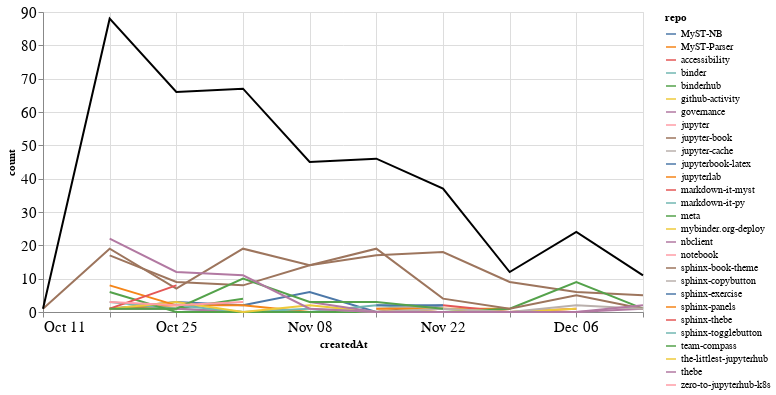

This figure's notebook cell:
### Markdown cell above
### Comments

### Code cell
comments_time = comments.groupby('repo').resample('W', on='createdAt').count()['author'].reset_index()
comments_time = comments_time.rename(columns={'author': 'count'})
comments_time_total = comments_time.groupby('createdAt').agg({"count": "sum"}).reset_index()
ch1 = alt.Chart(comments_time, width=600).mark_line().encode(
    x='createdAt',
    y='count',
    color='repo',
    tooltip="repo"
)

ch2 = alt.Chart(comments_time_total, width=600).mark_line(color="black").encode(
    x='createdAt',
    y='count',
)

ch1 + ch2

### Figure 1 — Vega-Lite specification as saved in the notebook (floating-point values rounded to 4 significant figures)
{"config": {"axisLeft": {"labelFontSize": 15}, "axisBottom": {"labelFontSize": 15}}, "layer": [{"data": {"name": "data-f12f2f0f9e0716feb3aac9cee416eff3"}, "mark": "line", "encoding": {"color": {"type": "nominal", "field": "repo"}, "tooltip": {"type": "nominal", "field": "repo"}, "x": {"type": "temporal", "field": "createdAt"}, "y": {"type": "quantitative", "field": "count"}}, "width": 600}, {"data": {"name": "data-6df38edaefb5d98b8f34610ececfedde"}, "mark": {"type": "line", "color": "black"}, "encoding": {"x": {"type": "temporal", "field": "createdAt"}, "y": {"type": "quantitative", "field": "count"}}, "width": 600}], "$schema": "https://vega.github.io/schema/vega-lite/v4.8.1.json", "datasets": {"data-f12f2f0f9e0716feb3aac9cee416eff3": [{"repo": "MyST-NB", "createdAt": "2020-10-18T00:00:00", "count": 1}, {"repo": "MyST-NB", "createdAt": "2020-10-25T00:00:00", "count": 3}, {"repo": "MyST-NB", "createdAt": "2020-11-01T00:00:00", "count": 2}, {"repo": "MyST-NB", "createdAt": "2020-11-08T00:00:00", "count": 6}, {"repo": "MyST-NB", "createdAt": "2020-11-15T00:00:00", "count": 0}, {"repo": "MyST-NB", "createdAt": "2020-11-22T00:00:00", "count": 2}, {"repo": "MyST-Parser", "createdAt": "2020-10-18T00:00:00", "count": 1}, {"repo": "MyST-Parser", "createdAt": "2020-10-25T00:00:00", "count": 2}, {"repo": "MyST-Parser", "createdAt": "2020-11-01T00:00:00", "count": 2}, {"repo": "MyST-Parser", "createdAt": "2020-11-08T00:00:00", "count": 0}, {"repo": "MyST-Parser", "createdAt": "2020-11-15T00:00:00", "count": 0}, {"repo": "MyST-Parser", "createdAt": "2020-11-22T00:00:00", "count": 1}, {"repo": "accessibility", "createdAt": "2020-10-18T00:00:00", "count": 1}, {"repo": "binder", "createdAt": "2020-10-18T00:00:00", "count": 3}, {"repo": "binder", "createdAt": "2020-10-25T00:00:00", "count": 1}, {"repo": "binder", "createdAt": "2020-11-01T00:00:00", "count": 0}, {"repo": "binder", "createdAt": "2020-11-08T00:00:00", "count": 0}, {"repo": "binder", "createdAt": "2020-11-15T00:00:00", "count": 2}, {"repo": "binder", "createdAt": "2020-11-22T00:00:00", "count": 1}, {"repo": "binderhub", "createdAt": "2020-10-18T00:00:00", "count": 1}, {"repo": "binderhub", "createdAt": "2020-10-25T00:00:00", "count": 1}, {"repo": "binderhub", "createdAt": "2020-11-01T00:00:00", "count": 4}, {"repo": "github-activity", "createdAt": "2020-11-01T00:00:00", "count": 7}, {"repo": "governance", "createdAt": "2020-10-18T00:00:00", "count": 1}, {"repo": "governance", "createdAt": "2020-10-25T00:00:00", "count": 1}, {"repo": "governance", "createdAt": "2020-11-01T00:00:00", "count": 0}, {"repo": "governance", "createdAt": "2020-11-08T00:00:00", "count": 0}, {"repo": "governance", "createdAt": "2020-11-15T00:00:00", "count": 0}, {"repo": "governance", "createdAt": "2020-11-22T00:00:00", "count": 1}, {"repo": "jupyter", "createdAt": "2020-11-01T00:00:00", "count": 1}, {"repo": "jupyter-book", "createdAt": "2020-10-11T00:00:00", "count": 1}, {"repo": "jupyter-book", "createdAt": "2020-10-18T00:00:00", "count": 19}, {"repo": "jupyter-book", "createdAt": "2020-10-25T00:00:00", "count": 7}, {"repo": "jupyter-book", "createdAt": "2020-11-01T00:00:00", "count": 19}, {"repo": "jupyter-book", "createdAt": "2020-11-08T00:00:00", "count": 14}, {"repo": "jupyter-book", "createdAt": "2020-11-15T00:00:00", "count": 17}, {"repo": "jupyter-book", "createdAt": "2020-11-22T00:00:00", "count": 18}, {"repo": "jupyter-book", "createdAt": "2020-11-29T00:00:00", "count": 9}, {"repo": "jupyter-book", "createdAt": "2020-12-06T00:00:00", "count": 6}, {"repo": "jupyter-book", "createdAt": "2020-12-13T00:00:00", "count": 5}, {"repo": "jupyter-cache", "createdAt": "2020-11-15T00:00:00", "count": 1}, {"repo": "jupyter-cache", "createdAt": "2020-11-22T00:00:00", "count": 2}, {"repo": "jupyterbook-latex", "createdAt": "2020-11-15T00:00:00", "count": 2}, {"repo": "jupyterbook-latex", "createdAt": "2020-11-22T00:00:00", "count": 2}, {"repo": "jupyterlab", "createdAt": "2020-11-15T00:00:00", "count": 1}, {"repo": "jupyterlab", "createdAt": "2020-11-22T00:00:00", "count": 1}, {"repo": "jupyterlab", "createdAt": "2020-11-29T00:00:00", "count": 1}, {"repo": "markdown-it-myst", "createdAt": "2020-11-22T00:00:00", "count": 2}, {"repo": "markdown-it-myst", "createdAt": "2020-11-29T00:00:00", "count": 0}, {"repo": "markdown-it-myst", "createdAt": "2020-12-06T00:00:00", "count": 1}, {"repo": "markdown-it-py", "createdAt": "2020-10-25T00:00:00", "count": 2}, {"repo": "markdown-it-py", "createdAt": "2020-11-01T00:00:00", "count": 0}, {"repo": "markdown-it-py", "createdAt": "2020-11-08T00:00:00", "count": 1}, {"repo": "meta", "createdAt": "2020-10-18T00:00:00", "count": 6}, {"repo": "meta", "createdAt": "2020-10-25T00:00:00", "count": 0}, {"repo": "meta", "createdAt": "2020-11-01T00:00:00", "count": 0}, {"repo": "meta", "createdAt": "2020-11-08T00:00:00", "count": 0}, {"repo": "meta", "createdAt": "2020-11-15T00:00:00", "count": 0}, {"repo": "meta", "createdAt": "2020-11-22T00:00:00", "count": 0}, {"repo": "meta", "createdAt": "2020-11-29T00:00:00", "count": 1}, {"repo": "meta", "createdAt": "2020-12-06T00:00:00", "count": 9}, {"repo": "meta", "createdAt": "2020-12-13T00:00:00", "count": 1}, {"repo": "mybinder.org-deploy", "createdAt": "2020-10-18T00:00:00", "count": 1}, {"repo": "mybinder.org-deploy", "createdAt": "2020-10-25T00:00:00", "count": 3}, {"repo": "mybinder.org-deploy", "createdAt": "2020-11-01T00:00:00", "count": 0}, {"repo": "mybinder.org-deploy", "createdAt": "2020-11-08T00:00:00", "count": 2}, {"repo": "mybinder.org-deploy", "createdAt": "2020-11-15T00:00:00", "count": 0}, {"repo": "mybinder.org-deploy", "createdAt": "2020-11-22T00:00:00", "count": 1}, {"repo": "mybinder.org-deploy", "createdAt": "2020-11-29T00:00:00", "count": 0}, {"repo": "mybinder.org-deploy", "createdAt": "2020-12-06T00:00:00", "count": 1}, {"repo": "nbclient", "createdAt": "2020-11-08T00:00:00", "count": 3}, {"repo": "nbclient", "createdAt": "2020-11-15T00:00:00", "count": 0}, {"repo": "nbclient", "createdAt": "2020-11-22T00:00:00", "count": 0}, {"repo": "nbclient", "createdAt": "2020-11-29T00:00:00", "count": 0}, {"repo": "nbclient", "createdAt": "2020-12-06T00:00:00", "count": 0}, {"repo": "nbclient", "createdAt": "2020-12-13T00:00:00", "count": 1}, {"repo": "notebook", "createdAt": "2020-11-15T00:00:00", "count": 1}, {"repo": "sphinx-book-theme", "createdAt": "2020-10-18T00:00:00", "count": 17}, {"repo": "sphinx-book-theme", "createdAt": "2020-10-25T00:00:00", "count": 9}, {"repo": "sphinx-book-theme", "createdAt": "2020-11-01T00:00:00", "count": 8}, {"repo": "sphinx-book-theme", "createdAt": "2020-11-08T00:00:00", "count": 14}, {"repo": "sphinx-book-theme", "createdAt": "2020-11-15T00:00:00", "count": 19}, {"repo": "sphinx-book-theme", "createdAt": "2020-11-22T00:00:00", "count": 4}, {"repo": "sphinx-book-theme", "createdAt": "2020-11-29T00:00:00", "count": 1}, {"repo": "sphinx-book-theme", "createdAt": "2020-12-06T00:00:00", "count": 5}, {"repo": "sphinx-book-theme", "createdAt": "2020-12-13T00:00:00", "count": 1}, {"repo": "sphinx-copybutton", "createdAt": "2020-11-08T00:00:00", "count": 1}, {"repo": "sphinx-copybutton", "createdAt": "2020-11-15T00:00:00", "count": 0}, {"repo": "sphinx-copybutton", "createdAt": "2020-11-22T00:00:00", "count": 1}, {"repo": "sphinx-copybutton", "createdAt": "2020-11-29T00:00:00", "count": 0}, {"repo": "sphinx-copybutton", "createdAt": "2020-12-06T00:00:00", "count": 2}, {"repo": "sphinx-copybutton", "createdAt": "2020-12-13T00:00:00", "count": 1}, {"repo": "sphinx-exercise", "createdAt": "2020-10-18T00:00:00", "count": 2}, {"repo": "sphinx-panels", "createdAt": "2020-10-18T00:00:00", "count": 8}, {"repo": "sphinx-panels", "createdAt": "2020-10-25T00:00:00", "count": 2}, {"repo": "sphinx-thebe", "createdAt": "2020-10-18T00:00:00", "count": 1}, {"repo": "sphinx-thebe", "createdAt": "2020-10-25T00:00:00", "count": 8}, {"repo": "sphinx-togglebutton", "createdAt": "2020-10-25T00:00:00", "count": 11}, {"repo": "team-compass", "createdAt": "2020-10-18T00:00:00", "count": 1}, {"repo": "team-compass", "createdAt": "2020-10-25T00:00:00", "count": 1}, {"repo": "team-compass", "createdAt": "2020-11-01T00:00:00", "count": 10}, {"repo": "team-compass", "createdAt": "2020-11-08T00:00:00", "count": 3}, {"repo": "team-compass", "createdAt": "2020-11-15T00:00:00", "count": 3}, {"repo": "team-compass", "createdAt": "2020-11-22T00:00:00", "count": 1}, {"repo": "the-littlest-jupyterhub", "createdAt": "2020-10-25T00:00:00", "count": 1}, {"repo": "thebe", "createdAt": "2020-10-18T00:00:00", "count": 22}, {"repo": "thebe", "createdAt": "2020-10-25T00:00:00", "count": 12}, {"repo": "thebe", "createdAt": "2020-11-01T00:00:00", "count": 11}, {"repo": "thebe", "createdAt": "2020-11-08T00:00:00", "count": 1}, {"repo": "thebe", "createdAt": "2020-11-15T00:00:00", "count": 0}, {"repo": "thebe", "createdAt": "2020-11-22T00:00:00", "count": 0}, {"repo": "thebe", "createdAt": "2020-11-29T00:00:00", "count": 0}, {"repo": "thebe", "createdAt": "2020-12-06T00:00:00", "count": 0}, {"repo": "thebe", "createdAt": "2020-12-13T00:00:00", "count": 2}, {"repo": "zero-to-jupyterhub-k8s", "createdAt": "2020-10-18T00:00:00", "count": 3}, {"repo": "zero-to-jupyterhub-k8s", "createdAt": "2020-10-25T00:00:00", "count": 2}, {"repo": "zero-to-jupyterhub-k8s", "createdAt": "2020-11-01T00:00:00", "count": 3}], "data-6df38edaefb5d98b8f34610ececfedde": [{"createdAt": "2020-10-11T00:00:00", "count": 1}, {"createdAt": "2020-10-18T00:00:00", "count": 88}, {"createdAt": "2020-10-25T00:00:00", "count": 66}, {"createdAt": "2020-11-01T00:00:00", "count": 67}, {"createdAt": "2020-11-08T00:00:00", "count": 45}, {"createdAt": "2020-11-15T00:00:00", "count": 46}, {"createdAt": "2020-11-22T00:00:00", "count": 37}, {"createdAt": "2020-11-29T00:00:00", "count": 12}, {"createdAt": "2020-12-06T00:00:00", "count": 24}, {"createdAt": "2020-12-13T00:00:00", "count": 11}]}}
